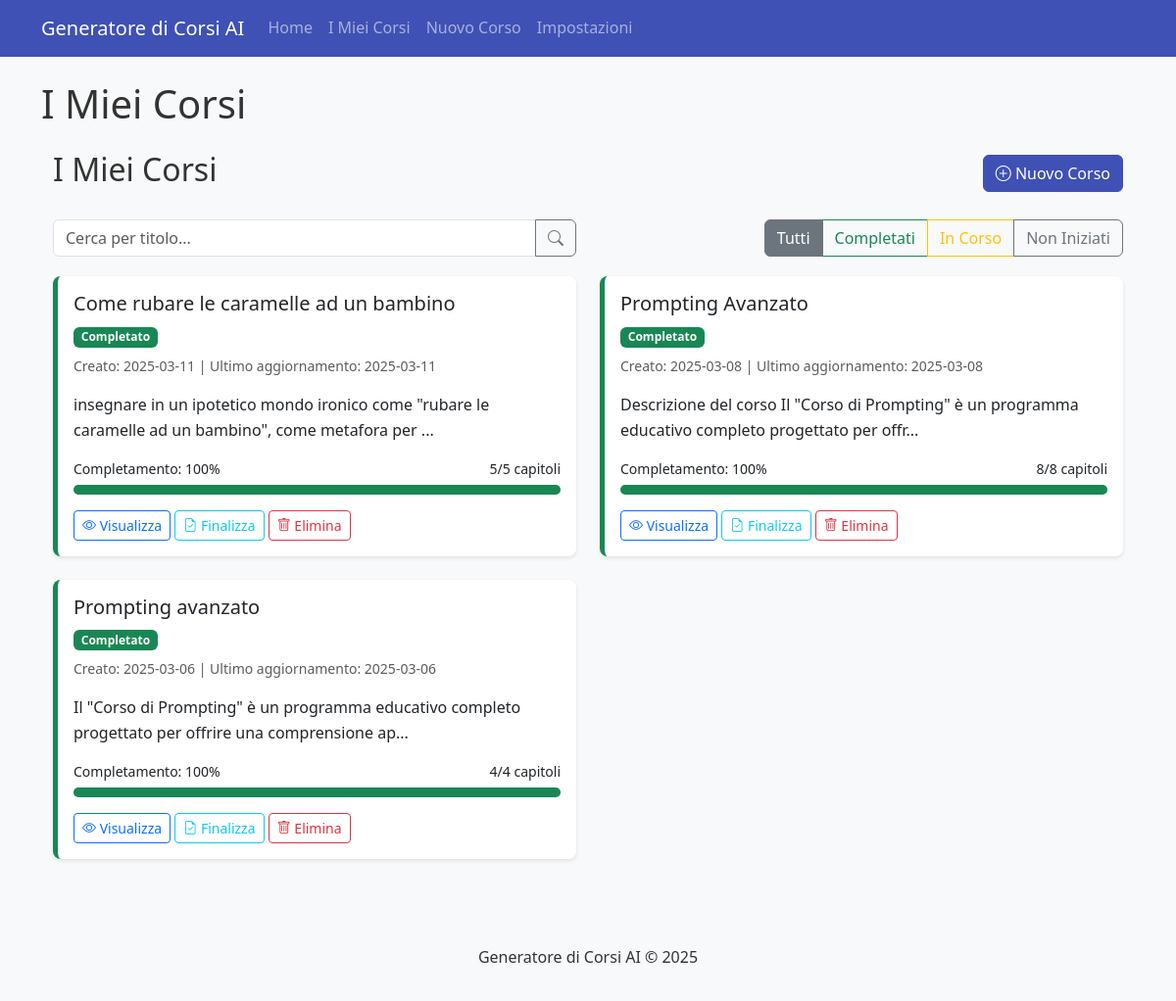
Page /miei-corsi on the committed database.
### tables this page shows
CREATE TABLE corsi (
        id TEXT PRIMARY KEY,
        parametri TEXT NOT NULL,
        scaletta TEXT,
        creato TEXT NOT NULL,
        ultimo_aggiornamento TEXT,
        completato INTEGER DEFAULT 0
    );

### app/main.py (the view)
@app.get("/miei-corsi", response_class=HTMLResponse)
async def miei_corsi_page(request: Request):
    logger.info("Accesso alla pagina /miei-corsi richiesto - usando template dedicato")
    try:
        logger.info("Tentativo di caricare la lista dei corsi (route /miei-corsi)")
        corsi = lista_corsi()
        logger.info(f"Corsi caricati in /miei-corsi: {len(corsi)} trovati")
        percentuale_completamento = {}
        capitoli_generati = {}
        num_capitoli = {}
        for corso_item in corsi:
            corso_id = corso_item["id"]
            percentuale = percento_completamento(corso_id)
            percentuale_completamento[corso_id] = percentuale
            corso_completo = carica_corso(corso_id)
            if (corso_completo and
                corso_completo.get("scaletta") is not None and
                isinstance(corso_completo["scaletta"], dict) and
                "capitoli" in corso_completo["scaletta"]):
                num_capitoli_totali = len(corso_completo["scaletta"]["capitoli"])
                num_capitoli[corso_id] = num_capitoli_totali
                contenuti = carica_contenuti_corso(corso_id)
                capitoli_con_contenuto = 0
                for capitolo in corso_completo["scaletta"]["capitoli"]:
                    if capitolo["id"] in contenuti:
                        capitoli_con_contenuto += 1
                capitoli_generati[corso_id] = capitoli_con_contenuto
            else:
                num_capitoli[corso_id] = 0
                capitoli_generati[corso_id] = 0
        logger.info("Rendering del template miei_corsi.html da /miei-corsi")
        return templates.TemplateResponse("miei_corsi.html", {
            "request": request,
            "title": "I Miei Corsi",
            "corsi": corsi,
            "percentuale_completamento": percentuale_completamento,
            "capitoli_generati": capitoli_generati,
            "num_capitoli": num_capitoli
        })
    except Exception as e:
        logger.error(f"Errore nella pagina /miei-corsi: {str(e)}")
        logger.error(f"Tracciamento: {traceback.format_exc()}")
        raise

### app/templates/miei_corsi.html (shortened to what this page needs)
{% extends "base.html" %}
{% block extra_head %}
<link rel="stylesheet" href="https://cdn.jsdelivr.net/npm/bootstrap-icons@1.8.0/font/bootstrap-icons.css">
{% endblock %}
{% block content %}
<div class="container">
    <div class="row">
        <div class="col-md-12 mb-4">
            <div class="d-flex justify-content-between align-items-center">
                <h2>I Miei Corsi</h2>
                <a href="/nuovo-corso" class="btn btn-primary">
                    <i class="bi bi-plus-circle"></i> Nuovo Corso
                </a>
            </div>
        </div>
    </div>
    <div class="row filtro-corsi">
        <div class="col-md-6">
            <div class="input-group">
                <input type="text" id="cercaCorso" class="form-control" placeholder="Cerca per titolo...">
                <button class="btn btn-outline-secondary" type="button" id="btnCerca">
                    <i class="bi bi-search"></i>
                </button>
            </div>
        </div>
        <div class="col-md-6">
            <div class="btn-group float-end" role="group">
                <button type="button" class="btn btn-outline-secondary active filter-btn" data-filter="all">Tutti</button>
                <button type="button" class="btn btn-outline-success filter-btn" data-filter="completo">Completati</button>
                <button type="button" class="btn btn-outline-warning filter-btn" data-filter="in-progress">In Corso</button>
                <button type="button" class="btn btn-outline-secondary filter-btn" data-filter="non-iniziato">Non Iniziati</button>
            </div>
        </div>
    </div>
    <div class="row" id="listaCorsi">
        {% if corsi|length == 0 %}
            <div class="col-12 text-center py-5">
                <div class="p-5 bg-light rounded">
                    <h3>Non hai ancora creato nessun corso</h3>
                    <p class="lead">Inizia creando il tuo primo corso con l'intelligenza artificiale!</p>
                    <a href="/nuovo-corso" class="btn btn-primary btn-lg">Crea il Primo Corso</a>
                </div>
            </div>
        {% else %}
            {% for corso in corsi %}
                {% set percentuale = percentuale_completamento.get(corso.id, 0) %}
                {% set stato_classe = "corso-non-iniziato" %}
                {% set stato_testo = "Non Iniziato" %}
                {% set stato_badge_classe = "bg-secondary" %}
                {% if percentuale == 100 %}
                    {% set stato_classe = "corso-completo" %}
                    {% set stato_testo = "Completato" %}
                    {% set stato_badge_classe = "bg-success" %}
                {% elif percentuale > 0 %}
                    {% set stato_classe = "corso-in-progress" %}
                    {% set stato_testo = "In Corso" %}
                    {% set stato_badge_classe = "bg-warning text-dark" %}
                {% endif %}
                <div class="col-md-6 corso-item" data-stato="{{ 'completo' if percentuale == 100 else 'in-progress' if percentuale > 0 else 'non-iniziato' }}" data-corso-id="{{ corso.id }}">
                    <div class="card card-corso mb-4 {{ stato_classe }}">
                        <div class="card-body">
                            <h5 class="card-title">{{ corso.parametri.titolo }}</h5>
                            <span class="badge {{ stato_badge_classe }} mb-2">{{ stato_testo }}</span>
                            <p class="card-text text-muted small">
                                Creato: {{ corso.creato.split('T')[0] if corso.creato else 'N/A' }}
                                {% if corso.ultimo_aggiornamento %}
                                | Ultimo aggiornamento: {{ corso.ultimo_aggiornamento.split('T')[0] }}
                                {% endif %}
                            </p>
                            <p class="card-text">{{ corso.parametri.descrizione[:100] ~ '...' if corso.parametri.descrizione|length > 100 else corso.parametri.descrizione }}</p>
                            <div class="mt-3">
                                <div class="d-flex justify-content-between small mb-1">
                                    <span>Completamento: {{ percentuale }}%</span>
                                    <span>{{ capitoli_generati.get(corso.id, 0) }}/{{ num_capitoli.get(corso.id, 0) }} capitoli</span>
                                </div>
                                <div class="progress">
                                    <div class="progress-bar bg-success" role="progressbar" style="width: {{ percentuale }}%" aria-valuenow="{{ percentuale }}" aria-valuemin="0" aria-valuemax="100"></div>
                                </div>
                            </div>
                            <div class="corso-azioni mt-3">
                                <a href="/corso/{{ corso.id }}" class="btn btn-sm btn-outline-primary">
                                    <i class="bi bi-eye"></i> Visualizza
                                </a>
                                {% if percentuale == 0 %}
                                <a href="/corso/{{ corso.id }}/generazione" class="btn btn-sm btn-outline-success">
                                    <i class="bi bi-play-fill"></i> Genera
                                </a>
                                {% elif percentuale == 100 %}
                                <a href="/corso/{{ corso.id }}/finalizza" class="btn btn-sm btn-outline-info">
                                    <i class="bi bi-file-earmark-check"></i> Finalizza
                                </a>
                                {% else %}
                                <a href="/corso/{{ corso.id }}/scaletta" class="btn btn-sm btn-outline-warning">
                                    <i class="bi bi-pencil"></i> Continua
                                </a>
                                {% endif %}
                                <button type="button" class="btn btn-sm btn-outline-danger elimina-corso-modal" data-bs-toggle="modal" data-bs-target="#eliminaCorsoModal" data-corso-id="{{ corso.id }}" data-corso-titolo="{{ corso.parametri.titolo }}">
                                    <i class="bi bi-trash"></i> Elimina
                                </button>
                            </div>
                        </div>
                    </div>
                </div>
            {% endfor %}
        {% endif %}
    </div>
</div>
{% endblock %}

### app/templates/base.html (shortened to what this page needs)
<!DOCTYPE html>
<html lang="it">
<head>
    <link href="https://cdn.jsdelivr.net/npm/bootstrap@5.3.0/dist/css/bootstrap.min.css" rel="stylesheet">
    <link rel="stylesheet" href="{{ url_for('static', path='/css/style.css') }}">
    {% block extra_head %}{% endblock %}
</head>
<body>
    <nav class="navbar navbar-expand-lg navbar-dark bg-primary">
        <div class="container">
            <a class="navbar-brand" href="/">Generatore di Corsi AI</a>
            <div class="collapse navbar-collapse" id="navbarNav">
                <ul class="navbar-nav">
                    <li class="nav-item">
                        <a class="nav-link" href="/">Home</a>
                    </li>
                    <li class="nav-item">
                        <a class="nav-link" href="/miei-corsi">I Miei Corsi</a>
                    </li>
                    <li class="nav-item">
                        <a class="nav-link" href="/nuovo-corso">Nuovo Corso</a>
                    </li>
                    <li class="nav-item">
                        <a class="nav-link" href="/impostazioni">
                             Impostazioni
                        </a>
                    </li>
                </ul>
            </div>
        </div>
    </nav>
    <main class="container my-4">
        <h1 class="mb-4">{{ title }}</h1>
        {% block content %}{% endblock %}
    </main>
    <footer class="bg-light py-3 mt-5">
        <div class="container text-center">
            <p>Generatore di Corsi AI &copy; 2025</p>
        </div>
    </footer>
</body>
</html>

### app/static/css/style.css (style rules this page uses)
body { font-family: 'Segoe UI', Tahoma, Geneva, Verdana, sans-serif; line-height: 1.6; color: #333; background-color: #f8f9fa; }
.bg-primary { background-color: #3f51b5 !important; }
.btn-primary { background-color: #3f51b5; border-color: #3f51b5; }
.card { box-shadow: 0 2px 4px rgba(0, 0, 0, 0.1); border: none; border-radius: 8px; }

### app/templates/miei_corsi.html (style rules this page uses)
.card-corso { transition: transform 0.3s, box-shadow 0.3s; margin-bottom: 20px; }
.corso-completo { border-left: 5px solid #198754; }
.progress { height: 10px; }
.filtro-corsi { margin-bottom: 20px; }
.corso-azioni { margin-top: 15px; }

### rows in the picture
corsi: parametri.titolo "Come rubare le caramelle ad un bambino", stato_testo "Completato", creato "2025-03-11", ultimo_aggiornamento "2025-03-11", parametri|length "insegnare in un ipotetico mondo ironico come \"rubare le caramelle ad un bambino\", come metafora per ...", percentuale "100", get "5"
corsi: parametri.titolo "Prompting Avanzato", stato_testo "Completato", creato "2025-03-08", ultimo_aggiornamento "2025-03-08", parametri|length "Descrizione del corso Il \"Corso di Prompting\" è un programma educativo completo progettato per offr...", percentuale "100", get "8"
corsi: parametri.titolo "Prompting avanzato", stato_testo "Completato", creato "2025-03-06", ultimo_aggiornamento "2025-03-06", parametri|length "Il \"Corso di Prompting\" è un programma educativo completo progettato per offrire una comprensione ap...", percentuale "100", get "4"

### other values in the picture
{{ title }} "I Miei Corsi"
